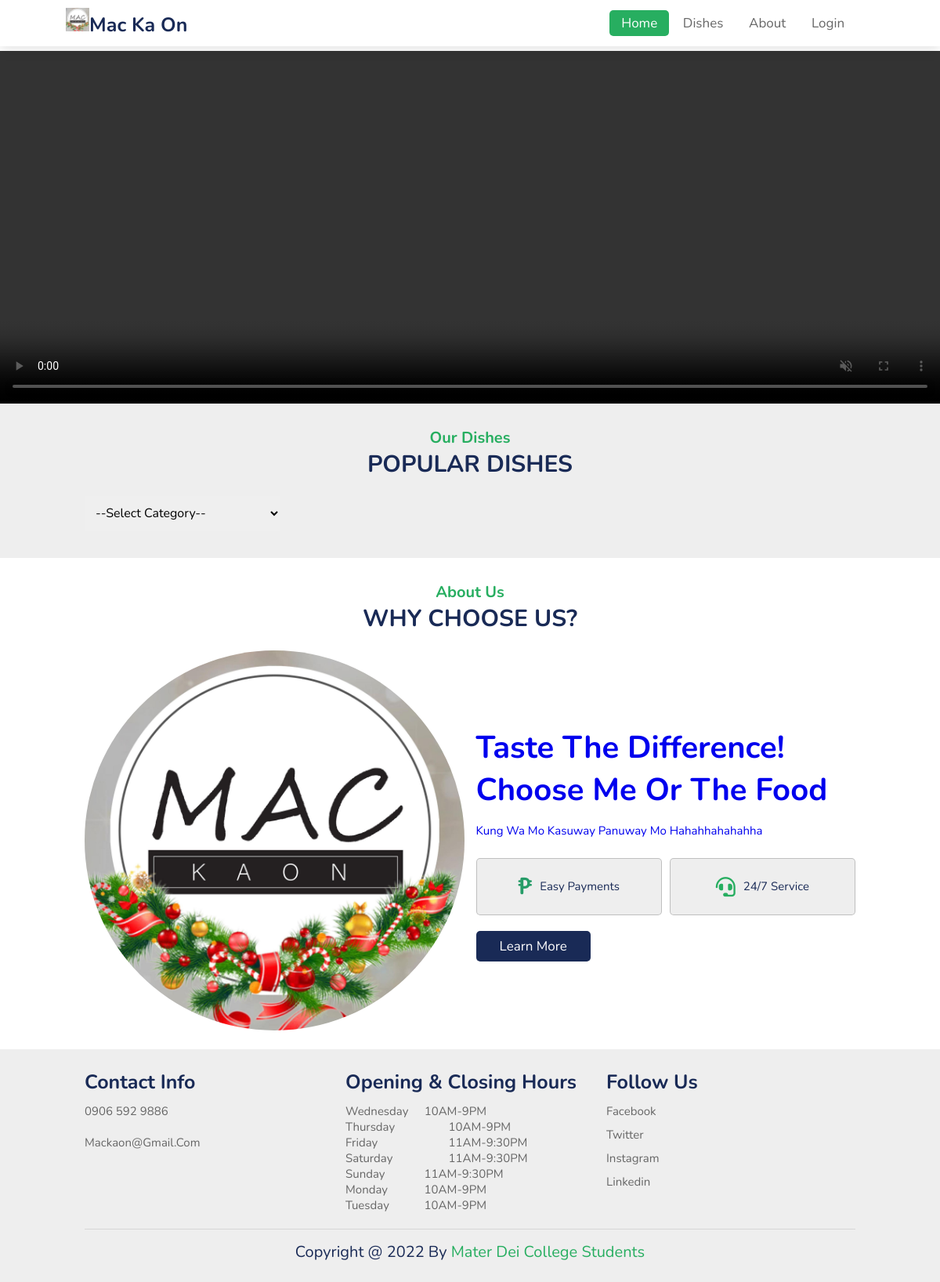
The page / on the database its author committed.
### tables this page shows
CREATE TABLE `details` (
  `id` int(11) NOT NULL,
  `Restaurant_name` varchar(50) NOT NULL,
  `Address` varchar(75) NOT NULL,
  `Contact_info` varchar(50) NOT NULL,
  `Tel` varchar(50) NOT NULL,
  `Email` varchar(50) NOT NULL,
  `Hrs` varchar(250) NOT NULL,
  `Moto` varchar(200) NOT NULL,
  `About` varchar(500) NOT NULL,
  `Offers` varchar(200) NOT NULL,
  `Rooms` varchar(100) NOT NULL,
  `Logo` varchar(100) NOT NULL,
  `owner_name` varchar(100) NOT NULL,
  `Date_started` date NOT NULL
);

### index.php (the view, shortened to what this page needs)
<!DOCTYPE html>
<html lang="en">
 <?php
 include'user/db/connect.php';
$mysql = "SELECT * FROM details";
$querys = $connect->query($mysql);
  $abouts = $querys->fetch_assoc();
                  ?>
  <?php include'header.php';?>
<?php include'index_header.php';?>
          <div class="mycontainer">
             <video controls autoplay="true" muted="" style="background-color: #000;">
  <source src="mackaon.mp4" type="video/mp4">
  <source src="mackaon.ogg" type="video/ogg">
</video>
                </div>
<section class="dishes" id="dishes">
    <h3 class="sub-heading"> our dishes </h3>
    <h1 class="heading"> popular dishes </h1>
 <select class="form-control" style="width: 250px; padding:10px; font-size:16px;" id="multi_search_filter" name="multi_search_filter">
  <option value="" selected="" hidden="">--Select Category--</option>
</select>
<br>
</section>
<section class="about" id="about">
    <h3 class="sub-heading"> about us </h3>
    <h1 class="heading"> why choose us? </h1>
    <div class="row">
        <div class="image">
            <img src="images/<?php echo $abouts['Logo'];?>" style="border-radius: 50%;"  alt="">
        </div>
        <div class="content">
            <h3> <a href="#"><?php echo $abouts['Moto'];?></a></h3>
            <p> <a href="#"><?php echo $abouts['About'];?></a></p>
            <div class="icons-container">
                <div class="icons">
                   <h1 style="font-size: 30px; font-weight: bold;color: #269C68;">&#x20B1;</h1>
                    <span>easy payments</span>
                </div>
                <div class="icons">
                    <i class="fas fa-headset"></i>
                    <span>24/7 service</span>
                </div>
            </div>
            <a href="#" class="btn">learn more</a>
        </div>
    </div>
</section>
<section class="footer">
    <div class="box-container">
        <div class="box">
            <h3>contact info</h3>
            <a href="#"><?php echo $abouts['Contact_info'];?></a>
            <a href="#"><?php echo $abouts['Tel'];?></a>
            <a href="#"><?php echo $abouts['Email'];?></a>
        </div>
 <div class="box">
            <h3>Opening & Closing Hours</h3>
            <a href="#" style="white-space: pre;"><?php echo $abouts['Hrs'];?></a>
        </div>
        <div class="box">
            <h3>follow us</h3>
            <a href="#">facebook</a>
            <a href="#">twitter</a>
            <a href="#">instagram</a>
            <a href="#">linkedin</a>
        </div>
    </div>
    <div class="credit"> copyright @ 2022 by <span>Mater Dei College Students</span> </div>
</section>
</body>
</html>

### header.php (shortened to what this page needs)
<head>
     <link rel="stylesheet" href="https://unpkg.com/swiper/swiper-bundle.min.css" />
    <link rel="stylesheet" href="https://cdnjs.cloudflare.com/ajax/libs/font-awesome/5.15.3/css/all.min.css">
    <link rel="stylesheet" href="css/style.css">
</head>
<body>

### index_header.php (shortened to what this page needs)
<header>
     <a href="#" class="logo">  <img src="images/<?php echo $abouts['Logo'];?>" alt="AdminLTE Logo" class="brand-image img-circle elevation-3"
           style="opacity: .8; width: 30px;"><?php echo $abouts['Restaurant_name'];?></a>
    <nav class="navbar" style="margin-left: 50%;">
        <a class="active" href="#home">home</a>
        <a href="#dishes">dishes</a>
        <a href="#about">about</a>
     <a href="login">Login</a>
    </nav>
</header>

### css/style.css (style rules this page uses)
:root { --green:#27ae60; --black:#192a56; --light-color:#666; --box-shadow:0 .5rem 1.5rem rgba(0,0,0,.1); }
* { font-family: 'Nunito', sans-serif; margin:0; padding:0; box-sizing: border-box; text-decoration: none; outline: none; border:none; text-transform: capitalize; transition: all .2s linear; }
html { font-size: 62.5%; overflow-x: hidden; scroll-padding-top: 5.5rem; scroll-behavior: smooth; }
section { padding:2rem 9%; }
section:nth-child(even) { background:#eee; }
.sub-heading { text-align: center; color:var(--green); font-size: 2rem; padding-top: 1rem; }
.heading { text-align: center; color:var(--black); font-size: 3rem; padding-bottom: 2rem; text-transform: uppercase; }
.mycontainer { max-width: 100%; width: 100%; max-height: 450px; height: 450px; margin-top: 65px; }
video { height: 100%; width: 100%; background-color: #000; }
.btn { margin-top: 1rem; display: inline-block; font-size: 1.7rem; color:#fff; background: var(--black); border-radius: .5rem; cursor: pointer; padding:.8rem 3rem; }
header { position: fixed; top:0; left: 0; right:0; background: #fff; padding:1rem 7%; display: flex; align-items: center; justify-content: space-between; z-index: 1000; box-shadow: var(--box-shadow); }
header .logo { color:var(--black); font-size: 2.5rem; font-weight: bolder; }
header .navbar a { font-size: 1.7rem; border-radius: .5rem; padding:.5rem 1.5rem; color:var(--light-color); }
header .navbar a.active, header .navbar a:hover { color:#fff; background: var(--green); }
.about .row { display: flex; flex-wrap: wrap; gap:1.5rem; align-items: center; }
.about .row .image { flex:1 1 45rem; }
.about .row .image img { width: 100%; }
.about .row .content { flex:1 1 45rem; }
.about .row .content h3 { color:var(--black); font-size: 4rem; padding:.5rem 0; }
.about .row .content p { color:var(--light-color); font-size: 1.5rem; padding:.5rem 0; line-height: 2; }
.about .row .content .icons-container { display: flex; gap:1rem; flex-wrap: wrap; padding:1rem 0; margin-top: .5rem; }
.about .row .content .icons-container .icons { background:#eee; border-radius: .5rem; border:.1rem solid rgba(0,0,0,.2); display: flex; align-items: center; justify-content: center; gap:1rem; flex:1 1 17rem; padding:1.5rem 1rem; }
.about .row .content .icons-container .icons i { font-size: 2.5rem; color:var(--green); }
.about .row .content .icons-container .icons span { font-size: 1.5rem; color:var(--black); }
.footer .box-container { display: grid; grid-template-columns: repeat(auto-fit, minmax(25rem, 1fr)); gap:1.5rem; }
.footer .box-container .box h3 { padding:.5rem 0; font-size: 2.5rem; color:var(--black); }
.footer .box-container .box a { display: block; padding:.5rem 0; font-size: 1.5rem; color:var(--light-color); }
.footer .credit { text-align: center; border-top: .1rem solid rgba(0,0,0,.1); font-size: 2rem; color:var(--black); padding:.5rem; padding-top: 1.5rem; margin-top: 1.5rem; }
.footer .credit span { color:var(--green); }

### rows shown on the page
details: Logo (picture), Restaurant_name "Mac Ka On", Moto "Taste The Difference! Choose Me Or The Food", About "Kung Wa Mo Kasuway Panuway Mo Hahahhahahahha", Contact_info "0906 592 9886", Email "Mackaon@gmail.com", Hrs "Wednesday 10AM-9PM Thursday 10AM-9PM Friday 11AM-9:30PM Saturday 11AM-9:30PM Sunday 11AM-9:30PM Monday 10AM-9PM Tuesday 10AM-9PM"
